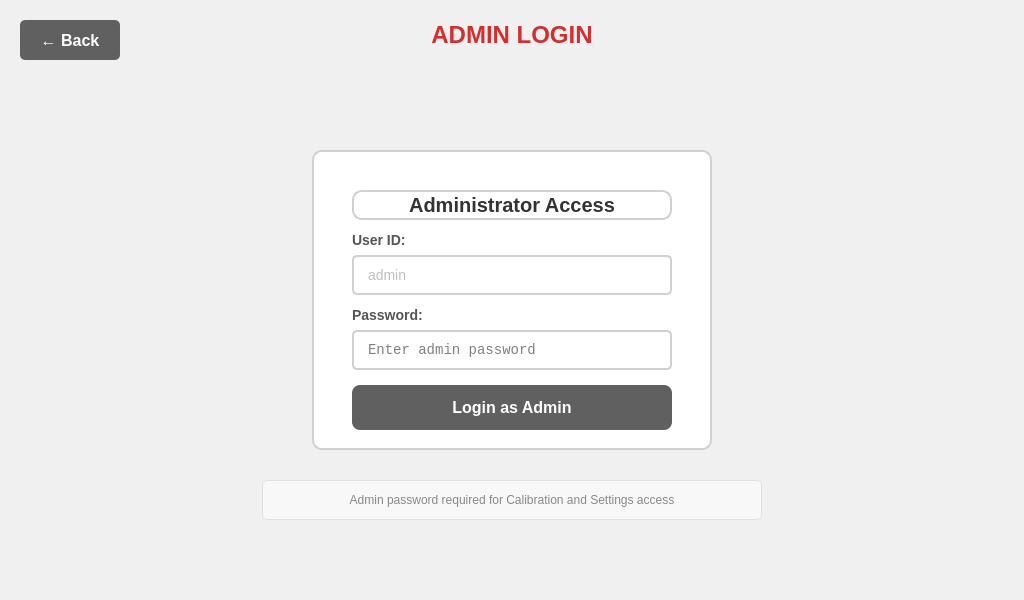
<?xml version="1.0" encoding="UTF-8"?>
<ui version="4.0">
 <class>AdminLoginViewWindow</class>
 <widget class="QWidget" name="AdminLoginViewWindow">
  <property name="geometry">
   <rect>
    <x>0</x>
    <y>0</y>
    <width>1024</width>
    <height>600</height>
   </rect>
  </property>
  <property name="font">
   <font>
    <family>Pretendard</family>
   </font>
  </property>
  <property name="styleSheet">
   <string notr="true">QWidget {
    background-color: #f0f0f0;
    font-family: 'Pretendard';
}</string>
  </property>
  <widget class="QWidget" name="main_widget" native="true">
   <property name="geometry">
    <rect>
     <x>0</x>
     <y>0</y>
     <width>1024</width>
     <height>600</height>
    </rect>
   </property>
   <widget class="QWidget" name="header_widget" native="true">
    <property name="geometry">
     <rect>
      <x>0</x>
      <y>0</y>
      <width>1024</width>
      <height>70</height>
     </rect>
    </property>
    <widget class="QPushButton" name="pushButton_back">
     <property name="geometry">
      <rect>
       <x>20</x>
       <y>20</y>
       <width>100</width>
       <height>40</height>
      </rect>
     </property>
     <property name="font">
      <font>
       <pointsize>16</pointsize>
       <weight>75</weight>
       <bold>true</bold>
      </font>
     </property>
     <property name="styleSheet">
      <string notr="true">QPushButton {
    background-color: #606060;
    color: white;
    border: none;
    border-radius: 5px;
    font-size: 16px;
    font-weight: bold;
}
QPushButton:hover {
    background-color: #707070;
}
QPushButton:pressed {
    background-color: #505050;
}</string>
     </property>
     <property name="text">
      <string>← Back</string>
     </property>
    </widget>
    <widget class="QLabel" name="label_title">
     <property name="geometry">     <rect>
      <x>412</x>
      <y>15</y>
      <width>200</width>
      <height>40</height>
     </rect>
     </property>
     <property name="font">
      <font>
       <pointsize>24</pointsize>
       <weight>75</weight>
       <bold>true</bold>
      </font>
     </property>
     <property name="styleSheet">
      <string notr="true">QLabel {
    font-size: 24px;
    font-weight: bold;
    color: #D32F2F;
}</string>
     </property>
     <property name="text">
      <string>ADMIN LOGIN</string>
     </property>
     <property name="alignment">
      <set>Qt::AlignCenter</set>
     </property>
    </widget>
   </widget>
   <widget class="QFrame" name="frame_login">
    <property name="geometry">
     <rect>
      <x>312</x>
      <y>150</y>
      <width>400</width>
      <height>300</height>
     </rect>
    </property>
    <property name="styleSheet">
     <string notr="true">QFrame {
    background-color: white;
    border: 2px solid #d0d0d0;
    border-radius: 10px;
}</string>
    </property>
    <property name="frameShape">
     <enum>QFrame::StyledPanel</enum>
    </property>
    <property name="frameShadow">
     <enum>QFrame::Raised</enum>
    </property>
    <widget class="QLabel" name="label_login_title">
     <property name="geometry">
      <rect>
       <x>40</x>
       <y>40</y>
       <width>320</width>
       <height>30</height>
      </rect>
     </property>
     <property name="font">
      <font>
       <pointsize>20</pointsize>
       <weight>75</weight>
       <bold>true</bold>
      </font>
     </property>
     <property name="styleSheet">
      <string notr="true">QLabel {
    font-size: 20px;
    font-weight: bold;
    color: #333333;
}</string>
     </property>
     <property name="text">
      <string>Administrator Access</string>
     </property>
     <property name="alignment">
      <set>Qt::AlignCenter</set>
     </property>
    </widget>
    <widget class="QLabel" name="label_user_id">
     <property name="geometry">
      <rect>
       <x>40</x>
       <y>80</y>
       <width>320</width>
       <height>20</height>
      </rect>
     </property>
     <property name="font">
      <font>
       <pointsize>14</pointsize>
       <weight>75</weight>
       <bold>true</bold>
      </font>
     </property>
     <property name="styleSheet">
      <string notr="true">font-size: 14px; font-weight: bold; color: #555555; border: none;</string>
     </property>
     <property name="text">
      <string>User ID:</string>
     </property>
    </widget>
    <widget class="QLineEdit" name="lineEdit_user_id">
     <property name="enabled">
      <bool>false</bool>
     </property>
     <property name="geometry">
      <rect>
       <x>40</x>
       <y>105</y>
       <width>320</width>
       <height>40</height>
      </rect>
     </property>
     <property name="font">
      <font>
       <pointsize>14</pointsize>
      </font>
     </property>
     <property name="styleSheet">
      <string notr="true">QLineEdit {
    border: 2px solid #d0d0d0;
    border-radius: 5px;
    padding: 8px 12px;
    font-size: 14px;
    background-color: #ffffff;
}
QLineEdit:focus {
    border-color: #606060;
}</string>
     </property>
     <property name="text">
      <string>admin</string>
     </property>
    </widget>
    <widget class="QLabel" name="label_password">
     <property name="geometry">
      <rect>
       <x>40</x>
       <y>155</y>
       <width>320</width>
       <height>20</height>
      </rect>
     </property>
     <property name="font">
      <font>
       <pointsize>14</pointsize>
       <weight>75</weight>
       <bold>true</bold>
      </font>
     </property>
     <property name="styleSheet">
      <string notr="true">font-size: 14px; font-weight: bold; color: #555555; border: none;</string>
     </property>
     <property name="text">
      <string>Password:</string>
     </property>
    </widget>
    <widget class="QLineEdit" name="lineEdit_password">
     <property name="geometry">
      <rect>
       <x>40</x>
       <y>180</y>
       <width>320</width>
       <height>40</height>
      </rect>
     </property>
     <property name="font">
      <font>
       <family>Courier New</family>
       <pointsize>14</pointsize>
      </font>
     </property>
     <property name="styleSheet">
      <string notr="true">QLineEdit {
    border: 2px solid #d0d0d0;
    border-radius: 5px;
    padding: 8px 12px;
    font-size: 14px;
    background-color: #ffffff;
    font-family: 'Courier New', monospace;
}
QLineEdit:focus {
    border-color: #606060;
}</string>
     </property>
     <property name="placeholderText">
      <string>Enter admin password</string>
     </property>
     <property name="echoMode">
      <enum>QLineEdit::Password</enum>
     </property>
     <property name="inputMethodHints">
      <set>Qt::ImhLatinOnly|Qt::ImhNoPredictiveText</set>
     </property>
    </widget>
    <widget class="QPushButton" name="pushButton_login">
     <property name="geometry">
      <rect>
       <x>40</x>
       <y>235</y>
       <width>320</width>
       <height>45</height>
      </rect>
     </property>
     <property name="font">
      <font>
       <pointsize>16</pointsize>
       <weight>75</weight>
       <bold>true</bold>
      </font>
     </property>
     <property name="styleSheet">
      <string notr="true">QPushButton {
    background-color: #606060;
    color: white;
    border: none;
    border-radius: 8px;
    font-size: 16px;
    font-weight: bold;
}
QPushButton:hover {
    background-color: #707070;
}
QPushButton:pressed {
    background-color: #505050;
}</string>
     </property>
     <property name="text">
      <string>Login as Admin</string>
     </property>
    </widget>
   </widget>
   <widget class="QLabel" name="label_info">
    <property name="geometry">
     <rect>
      <x>262</x>
      <y>470</y>
      <width>500</width>
      <height>50</height>
     </rect>
    </property>
    <property name="font">
     <font>
      <pointsize>12</pointsize>
     </font>
    </property>
    <property name="styleSheet">
     <string notr="true">QLabel {
    font-size: 12px;
    color: #888888;
    background-color: #f8f8f8;
    border: 1px solid #e0e0e0;
    border-radius: 5px;
    padding: 10px;
    margin-top: 10px;
}</string>
    </property>
    <property name="text">
     <string>Admin password required for Calibration and Settings access</string>
    </property>
    <property name="alignment">
     <set>Qt::AlignCenter</set>
    </property>
   </widget>
  </widget>
 </widget>
 <resources/>
 <connections/>
</ui>
